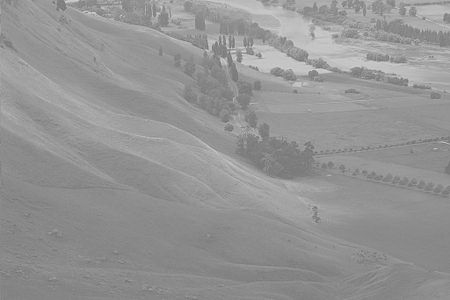
//> input picture openCV/openCV_study/data/hawkes.bmp, 450 x 300 px
$ ./histogramEqualization   (built with g++ and OpenCV 4)
//> lines starting //> are read from the running program, lines starting //| are printed output that depends on the picture; after the words box and inside, x2 and y2 are one past the last pixel; in counts of white or black regions, pixels touching at a corner belong together
#include "opencv2/opencv.hpp"
#include <iostream>

using namespace cv;
using namespace std;
std::string folder = "/home/matt/바탕화면/kuIotBigdataclass/openCV/openCV_study/data/";
void histogramGraph(Mat &graph, const Mat &src);

int main() {
    Mat src = imread(folder + "hawkes.bmp", IMREAD_GRAYSCALE);
//> src is the input picture: 300 rows x 450 cols, CV_8UC1; min 107, max 218, mean 148

    Mat dst;
    equalizeHist(src, dst);
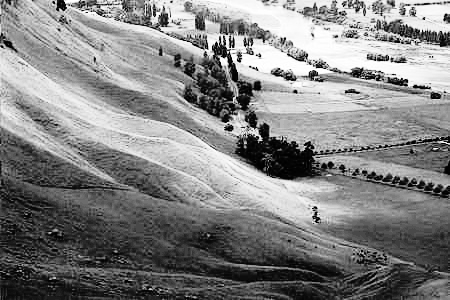
//> dst: 300 rows x 450 cols, CV_8UC1; min 0, max 255, mean 130.5
    // double gmin, gmax;
    // minMaxLoc(src, &gmin, &gmax);
    // Mat dst = (src - gmin) * 255 / (gmax - gmin);

    Mat graphSrc(100, 256, CV_8U, Scalar(255));
    Mat graphDst(100, 256, CV_8U, Scalar(255));

    histogramGraph(graphSrc, src);
    histogramGraph(graphDst, dst);

    // resize(src, src, Size(800, 800));
    // resize(dst, dst, Size(800, 800));
    imshow("src", src);
    imshow("dst", dst);
    imshow("graphSrc", graphSrc);
    imshow("graphDst", graphDst);
    waitKey();
    destroyAllWindows();
    return 0;
}

void histogramGraph(Mat &graph, const Mat &src) {

    Mat histo;
    int channels[] = {0};
    int dims = 1;
    const int histSize[] = {256};
    float graylevel[] = {0, 256};
    const float* ranges[] = {graylevel};

    calcHist(&src, 1, channels, noArray(), histo, dims, histSize, ranges);
//> histo = 256 values, max 5765 at index 138, min 0 at index 0, mean 527.3

    // make graph histogram
    normalize(histo, histo, 0, 100, NORM_MINMAX);
//> histo = 256 values, max 100 at index 138, min 0 at index 0, mean 9.15
    for (int i = 0; i < 256; i++) {
        line(graph, Point(i, 100), Point(i, 100 - cvRound(histo.at<float>(i))), Scalar(0));
    }
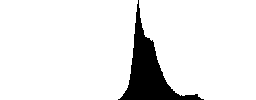
//> graph: 100 rows x 256 cols, CV_8UC1; 90.9% white; 1 black region, box (x1, y1, x2, y2) and area: (118, 0, 204, 100) 2339
//> in histogramGraph (call 2), `calcHist(&src, 1, channels, noArray(), histo, dims, histSize, ranges);`: histo = 256 values, max 5765 at index 73, min 0 at index 7, mean 527.3
//> in histogramGraph (call 2), `normalize(histo, histo, 0, 100, NORM_MINMAX);`: histo = 256 values, max 100 at index 73, min 0 at index 7, mean 9.15
//> after the loop in histogramGraph (call 2), `for (int i = 0; i < 256; i++)`:
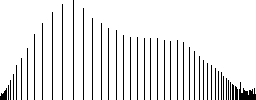
//> graph: 100 rows x 256 cols, CV_8UC1; 90.9% white; black in thin lines or dots

}
